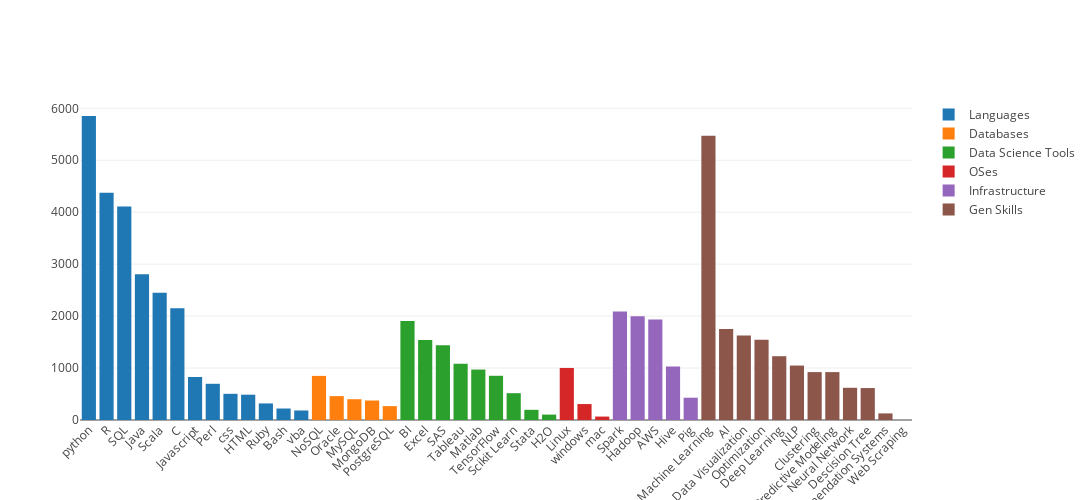

The code cell stored with this chart in its notebook:
### Code cell
layout = Layout(
    paper_bgcolor='rgba(0,0,0,0)',
    plot_bgcolor='rgba(0,0,0,0)'
)

bar_layout = Layout(
    barmode='group',
    height=500,
    width=1400,
    xaxis=dict(tickangle=-45),
    paper_bgcolor='rgba(0,0,0,0)',
    plot_bgcolor='rgba(0,0,0,0)'
)

graph_data = []
for tool_name, my_df in all_tools_re.items():
    graph_data.append(go.Bar(
        x = list(skill_groups_df[tool_name].index),
        y = list(skill_groups_df[tool_name][1]),
        name = tool_name))

py.offline.iplot(Figure(data=graph_data, layout=bar_layout), filename='basic-bar')

### Figure 1 — Plotly figure (JSON) as saved in the notebook; plotly's stock layout.template omitted (floating-point values rounded to 4 significant figures)
{"data": [{"name": "Languages", "type": "bar", "x": ["python", "R", "SQL", "Java", "Scala", "C", "Javascript", "Perl", "css", "HTML", "Ruby", "Bash", "vba"], "y": [5852, 4375, 4112, 2805, 2448, 2149, 828, 697, 504, 487, 319, 221, 183]}, {"name": "Databases", "type": "bar", "x": ["NoSQL", "Oracle", "MySQL", "MongoDB", "PostgreSQL"], "y": [849, 460, 400, 375, 267]}, {"name": "Data Science Tools", "type": "bar", "x": ["BI", "Excel", "SAS", "Tableau", "Matlab", "TensorFlow", "Scikit Learn", "Stata", "H2O"], "y": [1905, 1542, 1441, 1083, 971, 851, 516, 196, 104]}, {"name": "OSes", "type": "bar", "x": ["Linux", "windows", "mac"], "y": [1002, 307, 66]}, {"name": "Infrastructure", "type": "bar", "x": ["Spark", "Hadoop", "AWS", "Hive", "Pig"], "y": [2091, 1996, 1934, 1030, 429]}, {"name": "Gen Skills", "type": "bar", "x": ["Machine Learning", "AI", "Data Visualization", "Optimization", "Deep Learning", "NLP", "Clustering", "Predictive Modeling", "Neural Network", "Descision Tree", "Recommendation Systems", "Web Scraping"], "y": [5470, 1753, 1629, 1544, 1228, 1048, 922, 922, 620, 615, 127, null]}], "layout": {"barmode": "group", "height": 500, "paper_bgcolor": "rgba(0,0,0,0)", "plot_bgcolor": "rgba(0,0,0,0)", "width": 1400, "xaxis": {"tickangle": -45}}}
